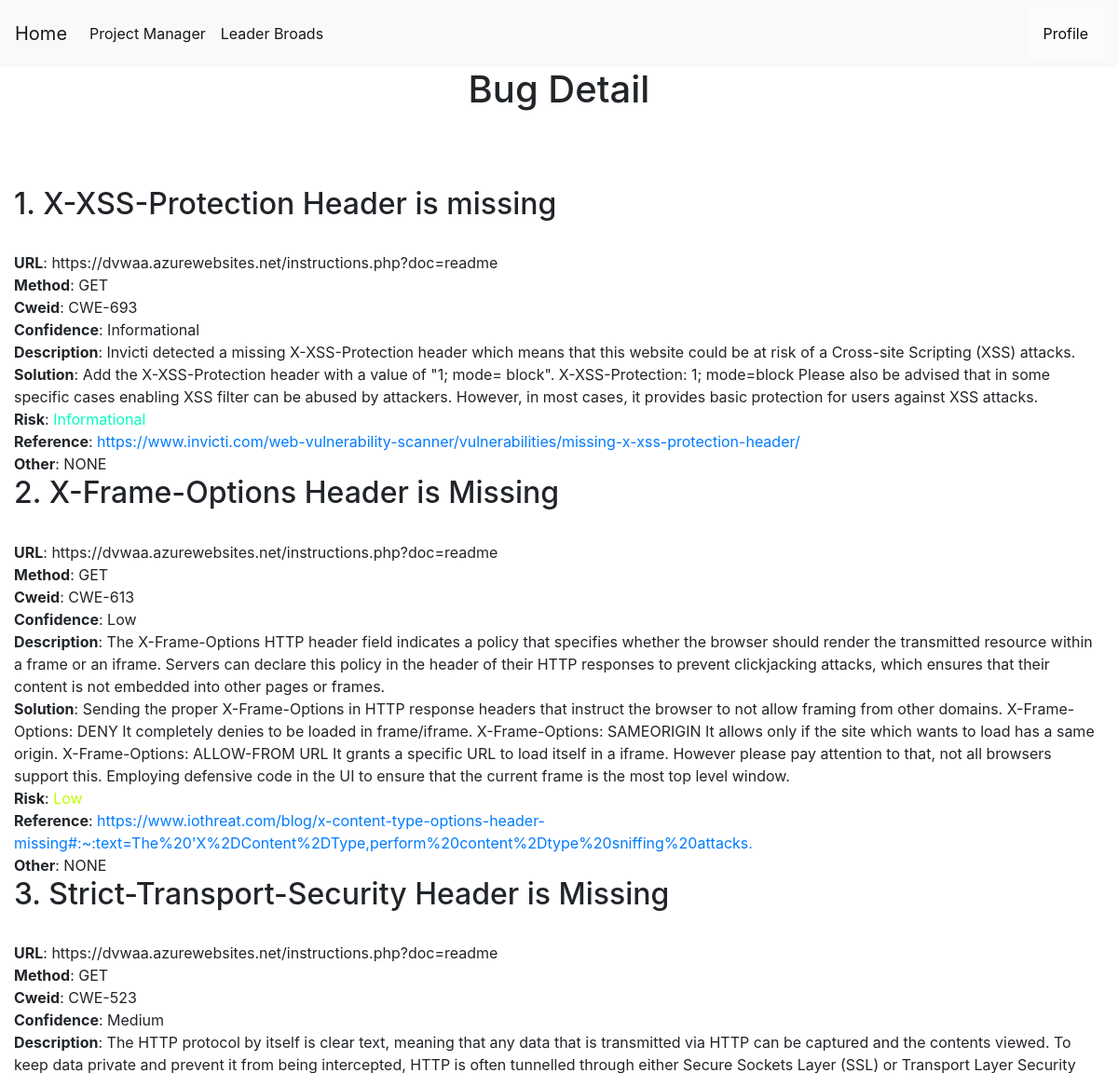
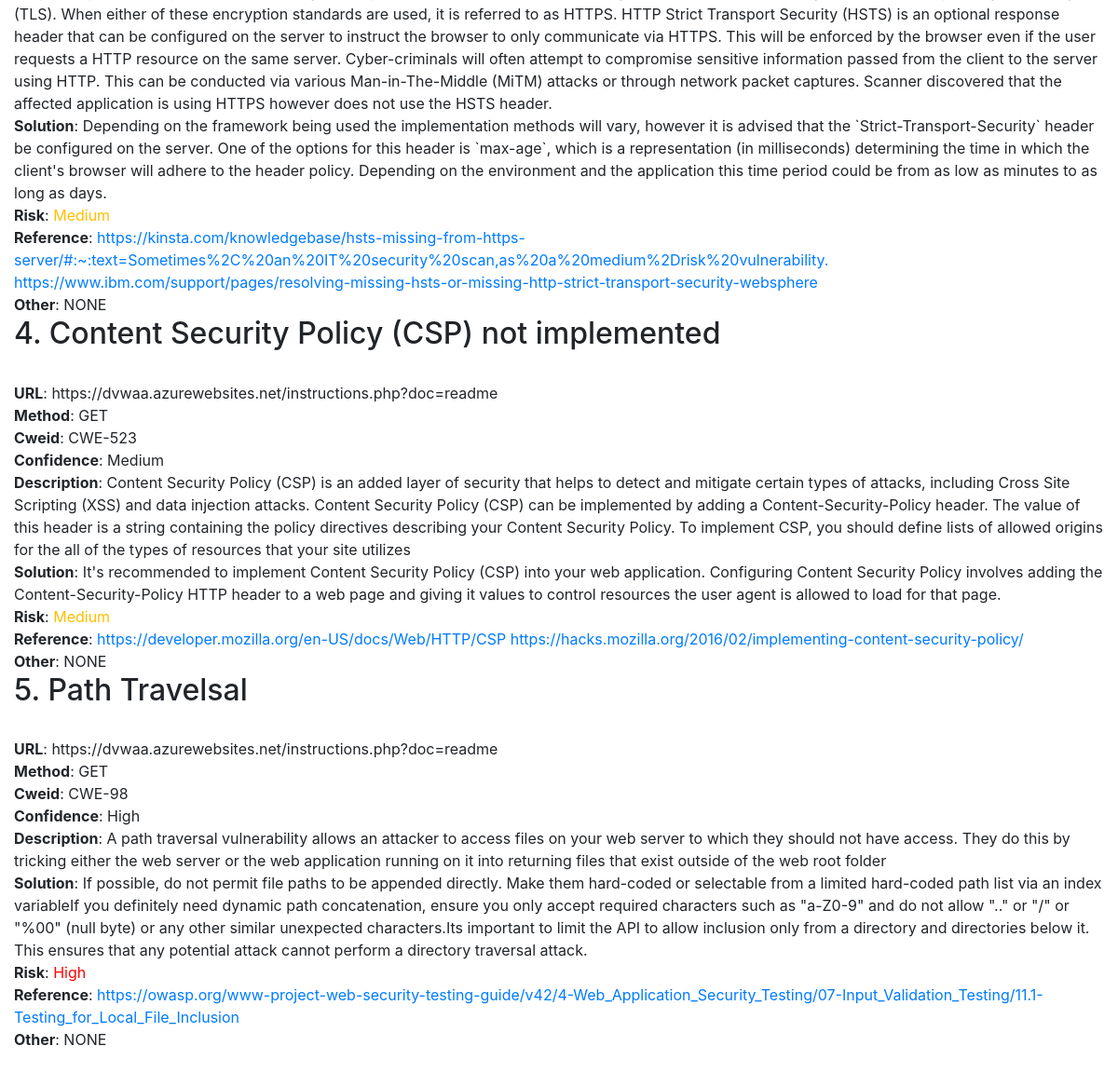
/bug-detail/1 (signed in), run on the app's committed database (2 pictures, top to bottom).
### tables this page shows
CREATE TABLE bugs (
    bugid INTEGER PRIMARY KEY AUTOINCREMENT,
    requestid INTEGER NOT NULL,
    name TEXT NOT NULL,
    bugurl TEXT NOT NULL,
    method TEXT NOT NULL,
    cweid TEXT NOT NULL,
    confidence TEXT NOT NULL,
    description TEXT NOT NULL,
    solution TEXT NOT NULL,
    risk TEXT NOT NULL,
    reference TEXT NOT NULL DEFAULT NONE,
    other TEXT NOT NULL DEFAULT NONE,
    pentester TEXT,
    FOREIGN KEY (pentester) REFERENCES users(username) ON DELETE CASCADE
    FOREIGN KEY (requestid) REFERENCES requests(requestid) ON DELETE CASCADE
);

### app.py (the view)
@app.route('/bug-detail/<int:id>', methods=('GET', 'POST'))
def bug_detail(id):
    msg = ''
    conn = get_db_connection()
    if session["userid"] == None:
        return redirect(url_for('login'))
    currentuser = get_current_user()
    conn = get_db_connection()
    requesturl = conn.execute('SELECT requesturl FROM requests WHERE requestid = ?',(id,)).fetchone()
    bugs = conn.execute('SELECT * FROM bugs WHERE bugurl LIKE ?',(requesturl["requesturl"],)).fetchall()
    return render_template('bug_detail.html',request=request,currentuser=currentuser,bugs=bugs,msg=msg)

### app.py (called while the page is built)
def get_db_connection():
    conn = sqlite3.connect('database.db')
    conn.row_factory = sqlite3.Row
    return conn

def get_current_user():
    userid = session["userid"]
    conn = get_db_connection()
    user = conn.execute('SELECT * FROM users WHERE userid = ?',(userid,)).fetchone()
    conn.commit()
    conn.close()
    return user

### templates/bug_detail.html (shortened to what this page needs)
{% extends 'base.html' %}
{% block content %}
    <center><h1>{% block title %}  Bug Detail  {% endblock %}</h1></center>
    <link rel= "stylesheet" type= "text/css" href= "{{ url_for('static',filename='css/showuser.css') }}">
  {% for bug in bugs %}
    <h2>{{ loop.index }}. {{bug.name}}</h2></br>
    <b>URL</b>: {{bug.bugurl}}</br>
    <b>Method</b>: {{bug.method}}<br>
    <b>Cweid</b>: {{bug.cweid}}</br>
    <b>Confidence</b>: {{bug.confidence}}</br>
    <b>Description</b>: {{bug.description}}</br>
    <b>Solution</b>: {{bug.solution}}</br>
    <b>Risk</b>:
    {% if bug.risk == "Informational" %}
    <a style="color:#00ffbf;">{{bug.risk}}</a></br>
    {% elif bug.risk == "Low" %}
    <a style="color:#bfff00;">{{bug.risk}}</a></br>
    {% elif bug.risk == "Medium" %}
    <a style="color:#ffbf00;">{{bug.risk}}</a></br>
    {% elif bug.risk == "High" %}
    <a style="color:#ff0000;">{{bug.risk}}</a></br>
    {% elif bug.risk == "Critical" %}
    <a style="color:#8000ff;" >{{bug.risk}}</a></br>
    {% endif %}
    <b>Reference</b>: <a href="{{bug.reference}}">{{bug.reference}}</a></br>
    <b>Other</b>: {{bug.other}}</br>
  {% endfor %}
{% endblock %}

### static/css/style.css (style rules this page uses)
body { min-height: 100vh; height: 100%; margin: 0; z-index: 10; display: grid; grid-template-rows: auto 1fr auto; }
body { display: flex; flex-direction: column; }

### data on the page
bugs: name "X-XSS-Protection Header is missing", bugurl "https://dvwaa.azurewebsites.net/instructions.php?doc=readme", method "GET", cweid "CWE-693", confidence "Informational", description "Invicti detected a missing X-XSS-Protection header which means that this website could be at risk of a Cross-site Scripting (XSS) attacks.", solution "Add the X-XSS-Protection header with a value of \"1; mode= block\". X-XSS-Protection: 1; mode=block Please also be advised that in some specific cases enabling XSS filter can be abused by attackers. However, in most cases, it provides basic protection for users against XSS attacks.", risk "Informational", reference "https://www.invicti.com/web-vulnerability-scanner/vulnerabilities/missing-x-xss-protection-header/", other "NONE"
bugs: name "X-Frame-Options Header is Missing", bugurl "https://dvwaa.azurewebsites.net/instructions.php?doc=readme", method "GET", cweid "CWE-613", confidence "Low", description "The X-Frame-Options HTTP header field indicates a policy that specifies whether the browser should render the transmitted resource within a frame or an iframe. Servers can declare this policy in the header of their HTTP responses to prevent clickjacking attacks, which ensures that their content is not embedded into other pages or frames.", solution "Sending the proper X-Frame-Options in HTTP response headers that instruct the browser to not allow framing from other domains. X-Frame-Options: DENY It completely denies to be loaded in frame/iframe. X-Frame-Options: SAMEORIGIN It allows only if the site which wants to load has a same origin. X-Frame-Options: ALLOW-FROM URL It grants a specific URL to load itself in a iframe. However please pay attention to that, not all browsers support this. Employing defensive code in the UI to ensure that the current frame is the most top level window.", risk "Low", reference "https://www.iothreat.com/blog/x-content-type-options-header-missing#:~:text=The%20'X%2DContent%2DType,perform%20content%2Dtype%20sniffing%20attacks.", other "NONE"
bugs: name "Strict-Transport-Security Header is Missing", bugurl "https://dvwaa.azurewebsites.net/instructions.php?doc=readme", method "GET", cweid "CWE-523", confidence "Medium", description "The HTTP protocol by itself is clear text, meaning that any data that is transmitted via HTTP can be captured and the contents viewed. To keep data private and prevent it from being intercepted, HTTP is often tunnelled through either Secure Sockets Layer (SSL) or Transport Layer Security (TLS). When either of these encryption standards are used, it is referred to as HTTPS. HTTP Strict Transport Security (HSTS) is an optional response header that can be configured on the server to instruct the browser to only communicate via HTTPS. This will be enforced by the browser even if the user requests a HTTP resource on the same server. Cyber-criminals will often attempt to compromise sensitive…", solution "Depending on the framework being used the implementation methods will vary, however it is advised that the `Strict-Transport-Security` header be configured on the server. One of the options for this header is `max-age`, which is a representation (in milliseconds) determining the time in which the client's browser will adhere to the header policy. Depending on the environment and the application this time period could be from as low as minutes to as long as days.", risk "Medium", reference "https://kinsta.com/knowledgebase/hsts-missing-from-https-server/#:~:text=Sometimes%2C%20an%20IT%20security%20scan,as%20a%20medium%2Drisk%20vulnerability. https://www.ibm.com/support/pages/resolving-missing-hsts-or-missing-http-strict-transport-security-websphere", other "NONE"
bugs: name "Content Security Policy (CSP) not implemented", bugurl "https://dvwaa.azurewebsites.net/instructions.php?doc=readme", method "GET", cweid "CWE-523", confidence "Medium", description "Content Security Policy (CSP) is an added layer of security that helps to detect and mitigate certain types of attacks, including Cross Site Scripting (XSS) and data injection attacks. Content Security Policy (CSP) can be implemented by adding a Content-Security-Policy header. The value of this header is a string containing the policy directives describing your Content Security Policy. To implement CSP, you should define lists of allowed origins for the all of the types of resources that your site utilizes", solution "It's recommended to implement Content Security Policy (CSP) into your web application. Configuring Content Security Policy involves adding the Content-Security-Policy HTTP header to a web page and giving it values to control resources the user agent is allowed to load for that page.", risk "Medium", reference "https://developer.mozilla.org/en-US/docs/Web/HTTP/CSP https://hacks.mozilla.org/2016/02/implementing-content-security-policy/", other "NONE"
bugs: name "Path Travelsal", bugurl "https://dvwaa.azurewebsites.net/instructions.php?doc=readme", method "GET", cweid "CWE-98", confidence "High", description "A path traversal vulnerability allows an attacker to access files on your web server to which they should not have access. They do this by tricking either the web server or the web application running on it into returning files that exist outside of the web root folder", solution "If possible, do not permit file paths to be appended directly. Make them hard-coded or selectable from a limited hard-coded path list via an index variableIf you definitely need dynamic path concatenation, ensure you only accept required characters such as \"a-Z0-9\" and do not allow \"..\" or \"/\" or \"%00\" (null byte) or any other similar unexpected characters.Its important to limit the API to allow inclusion only from a directory and directories below it. This ensures that any potential attack cannot perform a directory traversal attack.", risk "High", reference "https://owasp.org/www-project-web-security-testing-guide/v42/4-Web_Application_Security_Testing/07-Input_Validation_Testing/11.1-Testing_for_Local_File_Inclusion", other "NONE"
